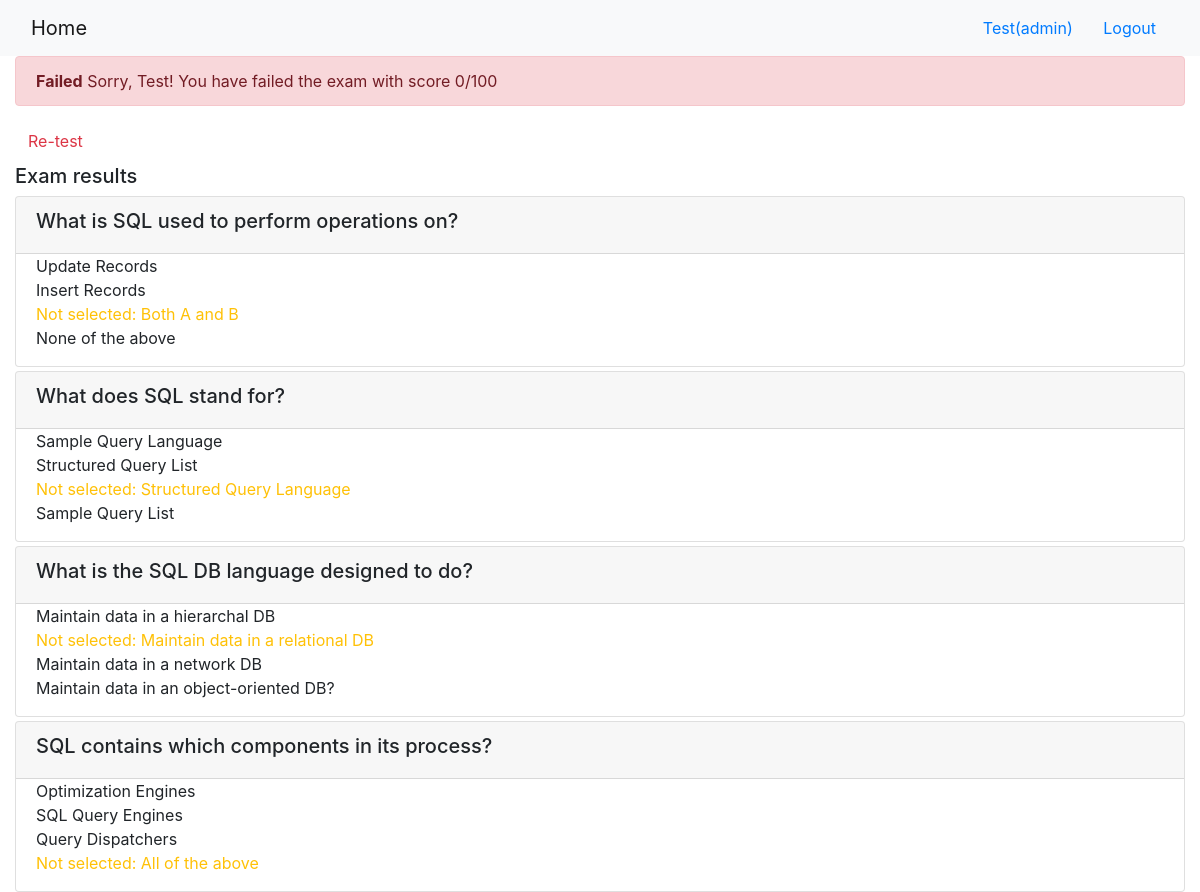
The page /onlinecourse/course/1/submission/1/result/ (signed in) on the database its author committed.
### onlinecourse/models.py (models this page shows, shortened)
class Question(models.Model):
    course = models.ForeignKey(Course, default=0, on_delete=models.CASCADE)
    question_text = models.CharField(max_length=300)
    grade = models.FloatField(default=1)
    def is_get_score(self, selected_ids):
        isCorrect = True
        choices = self.choice_set.all()
        for choice in choices:
            if choice.is_correct and choice.id not in selected_ids:
                isCorrect = False
            elif not choice.is_correct and choice.id in selected_ids:
                isCorrect = False
            else:
                print("in else evaluating choices")
        if isCorrect:
            return True
        else:
            return False

class Choice(models.Model):
    question = models.ForeignKey(Question, on_delete=models.CASCADE)
    choice_text = models.CharField(max_length=200)
    is_correct = models.BooleanField(default=False)

### onlinecourse/views.py (the view)
# urls.py: path('course/<int:course_id>/submission/<int:submission_id>/result/', views.show_exam_result, name='show_exam_result'),
def show_exam_result(request, course_id, submission_id):
    context = {}
    course = Course.objects.get(id = course_id)
    submission = Submission.objects.get(id = submission_id)
    choices = submission.choices.all()
    score = 0
    actual_score = 0
    selected_ids = []
    for choice in choices:
        selected_ids.append(choice.id)
    for question in course.question_set.all():
        if question.is_get_score(selected_ids):
            actual_score += question.grade
    percent_score = int((actual_score/course.total_score())*100)
    context['course'] = course
    context['selected'] = selected_ids
    context['grade'] = percent_score
    return render(request, 'onlinecourse/exam_result_bootstrap.html', context)

### onlinecourse/models.py (called while the page is built)
    def total_score(self):
        total_score = 0
        for question in self.question_set.all():
            total_score += question.grade
        return total_score

### onlinecourse/templates/onlinecourse/exam_result_bootstrap.html (shortened to what this page needs)
<!DOCTYPE html>
<html lang="en">
<head>
    {% load static %}
    <link rel="stylesheet" href="https://maxcdn.bootstrapcdn.com/bootstrap/4.5.2/css/bootstrap.min.css">
</head>
<body>
 <nav class="navbar navbar-light bg-light">
    <div class="container-fluid">
        <div class="navbar-header">
              <a class="navbar-brand" href="{% url 'onlinecourse:index' %}">Home</a>
        </div>
        <ul class="nav navbar-nav navbar-right">
            {% if user.is_authenticated %}
            <li>
                <a class="btn btn-link" href="#">{{ user.first_name }}({{ user.username }})</a>
                <a class="btn btn-link" href="{% url 'onlinecourse:logout' %}">Logout</a>
            </li>
            {% endif %}
        </ul>
    </div>
</nav>
<div class="container-fluid">
    {% if grade >= 80 %}
    <div class="alert alert-success">
        <b>Congratulations, {{ user.first_name }}!</b> You have passed the exam and completed the course with score {{ grade }}/100
    </div>
    {% else %}
    <div class="alert alert-danger">
        <b>Failed</b> Sorry, {{ user.first_name }}! You have failed the exam with score {{ grade }}/100
    </div>
    <a class="btn btn-link text-danger" href="{% url 'onlinecourse:course_details' course.id %}">Re-test</a>
    {% endif %}
    <div class="card-columns-vertical mt-1">
        <h5 class="">Exam results</h5>
        {% for question in course.question_set.all %}
        <div class="card mt-1">
            <div class="card-header"><h5>{{ question.question_text }}</h5></div>
            <div class="form-group">
                {% for choice in question.choice_set.all %}
                <div class="form-check">
                    {% if choice.is_correct and choice.id in selected %}
                    <div class="text-success">Correct answer: {{ choice.choice_text }}</div>
                    {% elif choice.is_correct and not choice.id in selected %}
                    <div class="text-warning">Not selected: {{ choice.choice_text }}</div>
                    {% elif choice.is_correct is not True and choice.id in selected %}
                    <div class="text-danger">Wrong answer: {{ choice.choice_text }}</div>
                    {% else %}
                    <div>{{ choice.choice_text }}</div>
                    {% endif %}
                </div>
                {% endfor %}
            </div>
        </div>
        {% endfor %}
    </body>
    </html>

### rows shown on the page
Question: question_text "What is SQL used to perform operations on?"
Choice: choice_text "Update Records"
Choice: choice_text "Insert Records"
Choice: choice_text "Both A and B"
Choice: choice_text "None of the above"
Question: question_text "What does SQL stand for?"
Choice: choice_text "Sample Query Language"
Choice: choice_text "Structured Query List"
Choice: choice_text "Structured Query Language"
Choice: choice_text "Sample Query List"
Question: question_text "What is the SQL DB language designed to do?"
Choice: choice_text "Maintain data in a hierarchal DB"
Choice: choice_text "Maintain data in a relational DB"
Choice: choice_text "Maintain data in a network DB"
Choice: choice_text "Maintain data in an object-oriented DB?"
Question: question_text "SQL contains which components in its process?"
Choice: choice_text "Optimization Engines"
Choice: choice_text "SQL Query Engines"
Choice: choice_text "Query Dispatchers"
Choice: choice_text "All of the above"

### other values the page prints
{{ user.first_name }} "Test"
{{ user.username }} "admin"
{{ grade }} "0"
